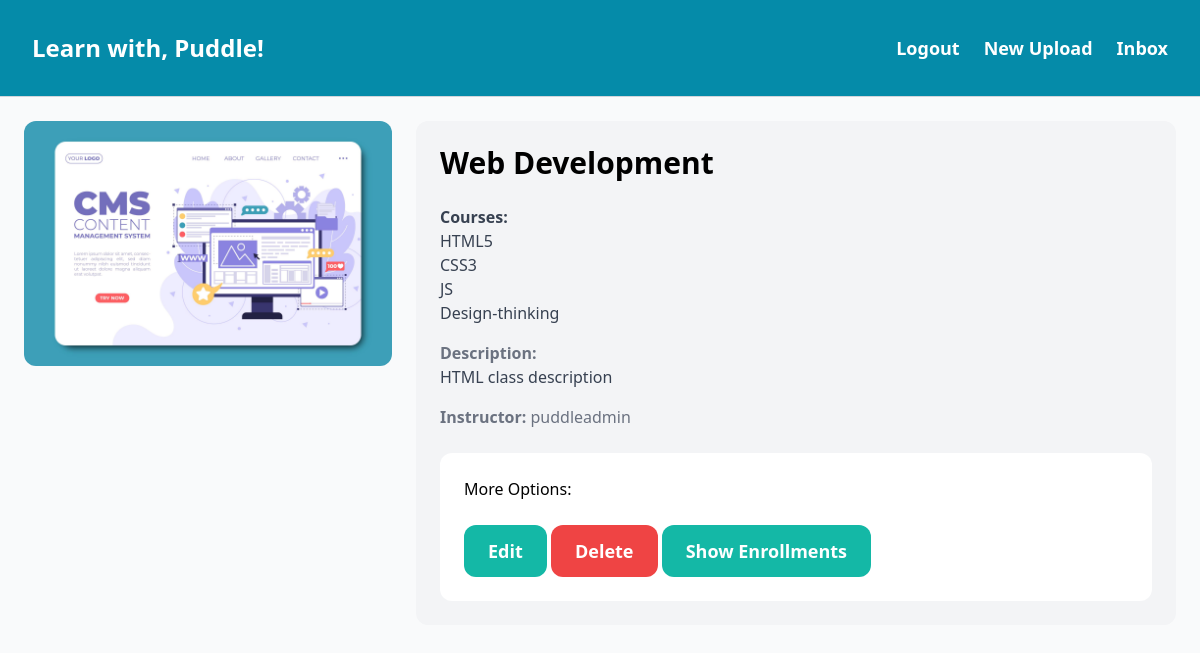
The app's page /items/class_detail/1/ (signed in) with its own data.
### item/models.py (models this page shows, shortened)
class Class(models.Model):
    domain = models.ForeignKey(Domain, related_name='classes', on_delete=models.CASCADE)
    class_name = models.CharField(max_length=255)
    description = models.TextField()
    pdf = models.FileField(upload_to='pdfs/', null=True, blank=True)
    video = models.FileField(upload_to='videos/', null=True, blank=True)
    document = models.FileField(upload_to='documents/', null=True, blank=True)
    learning_paths = models.ManyToManyField(LearningPath, blank=True, related_name='classes')
    created_by = models.ForeignKey(User, null=True, blank=True, on_delete=models.SET_NULL)

class Domain(models.Model):
    name = models.CharField(max_length=225, unique=True)
    images = models.ImageField(upload_to='domain_images/', blank=True, null=True)
    description = models.TextField(blank=True)
    class Meta:
        ordering = ('name',)
        verbose_name_plural = "Domains"
    def get_classes(self):
        return self.classes.all()

### item/views.py (the view)
# urls.py: path("class_detail/<int:pk>/", views.class_detail, name="class_detail"),
@login_required
def class_detail(request, pk):
    class_instance = get_object_or_404(Class, pk=pk)
    user_enrolled = Enrollment.objects.filter(user=request.user, course=class_instance).exists()
    return render(request, 'item/detail.html', {
        'item': class_instance,
        'user_enrolled': user_enrolled,
    })

### item/templates/item/detail.html (shortened to what this page needs)
{% load static tailwind_tags %}
<!DOCTYPE html>
<html lang="en">
	<head>
		{% tailwind_css %}
	</head>
<body class="bg-gray-50 min-h-screen flex flex-col">
    <nav class="px-8 flex justify-between items-center border-b border-gray-300" style="background-color: rgb(5, 139, 169); padding: 32px; ">
        <a href="/" class="text-2xl font-bold text-white">Learn with, Puddle!</a>
        <div class="space-x-6 flex items-center text-white">
        <a href="{% url 'core:login' %}" class="text-lg font-semibold hover:text-white-500">Logout</a>
        <a href="{% url 'item:new' %}" class="text-lg font-semibold hover:text-white-500">New Upload</a>
        <a href="{% url 'conversation:inbox' %}" class="text-lg font-semibold hover:text-gray-500">Inbox</a>
   </div>
</nav>
<div class="px-6 py-6">
<div class="grid grid-cols-6 gap-6">
    <div class="col-span-2">
        {% if item.domain.images %}
            <img src="{{ item.domain.images.url }}" class="rounded-xl">
        {% else %}
            <img src="#" class="rounded-xl">
        {% endif %}
    </div>
    <div class="col-span-4 p-6 bg-gray-100 rounded-xl">
        <h1 class="mb-6 text-3xl font-semibold">{{ item.domain.name }}</h1>
        <p class="text-gray-700"><strong>Courses:</strong></p>
        <ul class="list-disc ml-5 text-gray-700">
            {% for class_item in item.domain.get_classes %}
                <li>{{ class_item.class_name }}</li>
            {% endfor %}
        </ul>
        {% if item.description %}
            <p class="text-gray-700 mt-4">
                <strong class="text-gray-500">Description:</strong><br>
                {{ item.description }}
            </p>
        {% endif %}
        <p class="text-gray-500 mt-4"><strong>Instructor: </strong>{{ item.created_by.username }}</p>
        {% if request.user.is_staff %}
            <div class="mt-6 p-6 bg-white rounded-xl">
                <p>More Options:</p>
                <a href="{% url 'item:edit' item.id %}" class="inline-block mt-6 px-6 py-3 text-lg font-semibold bg-teal-500 text-white rounded-xl">Edit</a>
                <a href="{% url 'item:delete' item.id %}" class="inline-block mt-6 px-6 py-3 text-lg font-semibold bg-red-500 text-white rounded-xl">Delete</a>
                <a href="{% url 'item:progress_page'%}" class="inline-block mt-6 px-6 py-3 text-lg font-semibold bg-teal-500 text-white rounded-xl">Show Enrollments</a>
            </div>
        {% endif %}
    </div>
</div>
</div>

### records on screen
Class: domain.images (picture), domain.name "Web Development", class_name "HTML5", description "HTML class description", created_by.username "puddleadmin"
Class: class_name "CSS3"
Class: class_name "JS"
Class: class_name "Design-thinking"
